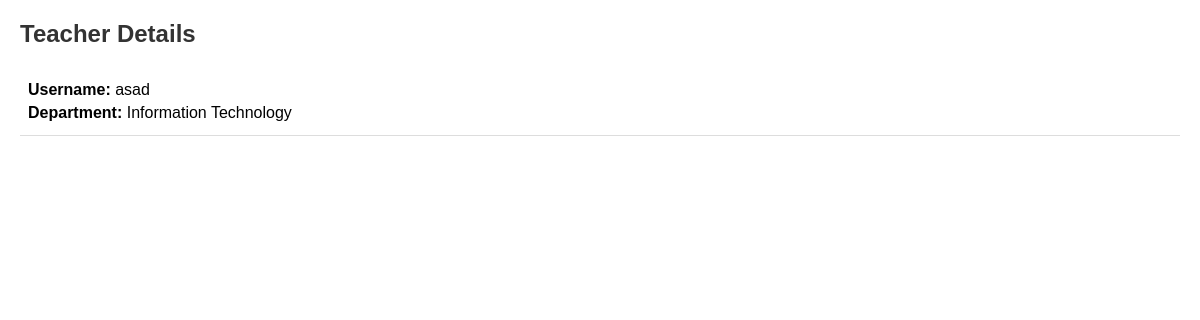
The app's page /view/teacher/details/ (signed in), older data.
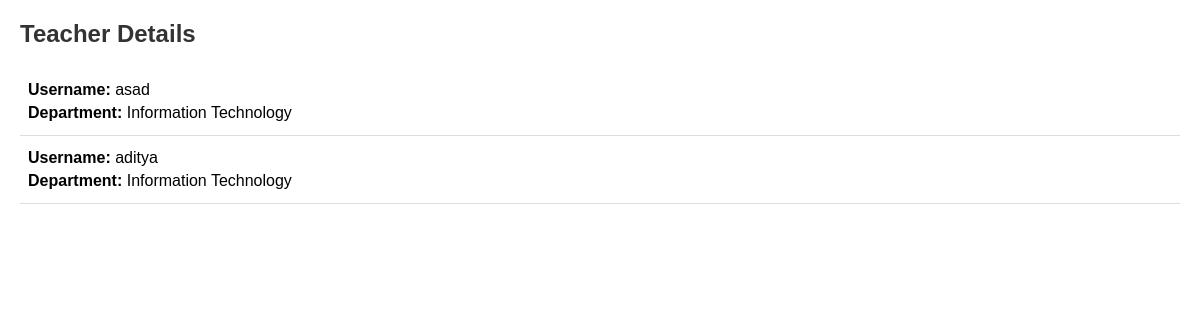
The same page, newer data.
### myapp/models.py (models this page shows, shortened)
class Teacher(models.Model):
    user = models.OneToOneField(User, on_delete=models.CASCADE)
    department = models.ForeignKey(Department, on_delete=models.SET_NULL, null=True, blank=True, related_name='teachers', verbose_name="Department")
    courses_taught = models.ManyToManyField(Course, blank=True, related_name='teachers', verbose_name="Courses Taught")
    faculty_id = models.CharField(max_length=10, unique=True, verbose_name="Faculty ID")
    mobile_no = models.CharField(max_length=15, blank=True, null=True, verbose_name="Mobile Number")
    email = models.EmailField(blank=True, null=True, verbose_name="Email")
    experience = models.TextField(blank=True, null=True, verbose_name="Experience")
    assigned_courses = models.ManyToManyField(Course, related_name='assigned_teachers', verbose_name="Assigned Courses", blank=True)
    class Meta:
        indexes = [
            models.Index(fields=['faculty_id']),
            models.Index(fields=['mobile_no']),
            models.Index(fields=['email']),
        ]

class Department(models.Model):
    name = models.CharField(max_length=100, unique=True, verbose_name="Department Name")
    created_at = models.DateTimeField(auto_now_add=True, verbose_name="Created At")
    updated_at = models.DateTimeField(auto_now=True, verbose_name="Updated At")
    class Meta:
        indexes = [
            models.Index(fields=['name']),
        ]

### myapp/views.py (the view)
# urls.py: path('view/teacher/details/', views.view_teacher_details, name='view_teacher_details'),
@login_required
def view_teacher_details(request):
    if not request.user.groups.filter(name='Principal').exists():
        return redirect('no_permission')
    teachers = Teacher.objects.all()
    return render(request, 'view_teacher_details.html', {'teachers': teachers})

### templates/view_teacher_details.html (shortened to what this page needs)
<!DOCTYPE html>
<html>
<head>
</head>
<body>
    <h2>Teacher Details</h2>
    <ul>
        {% for teacher in teachers %}
            <li>
                <div class="teacher-info">
                    <strong>Username:</strong> {{ teacher.user.username }}
                </div>
                <div class="teacher-info">
                    <strong>Department:</strong> {{ teacher.department.name }}
                </div>
            </li>
        {% endfor %}
    </ul>
</body>
</html>

Row changes from the older to the newer data that the page shows:
added Teacher: user.username "aditya", department.name "Information Technology"
